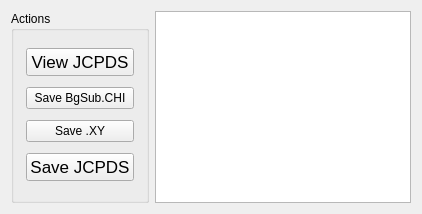
      <widget class="QWidget" name="mpltabOutput">
       <attribute name="title">
        <string>Output</string>
       </attribute>
       <layout class="QGridLayout" name="gridLayout_2">
        <item row="0" column="2" rowspan="3">
         <widget class="QPlainTextEdit" name="mplplainTextEdit_ViewJCPDS">
          <property name="sizePolicy">
           <sizepolicy hsizetype="Expanding" vsizetype="Fixed">
            <horstretch>0</horstretch>
            <verstretch>0</verstretch>
           </sizepolicy>
          </property>
         </widget>
        </item>
        <item row="0" column="0" rowspan="3">
         <widget class="QGroupBox" name="groupBox_12">
          <property name="sizePolicy">
           <sizepolicy hsizetype="Minimum" vsizetype="Preferred">
            <horstretch>0</horstretch>
            <verstretch>0</verstretch>
           </sizepolicy>
          </property>
          <property name="maximumSize">
           <size>
            <width>150</width>
            <height>16777215</height>
           </size>
          </property>
          <property name="title">
           <string>Actions</string>
          </property>
          <layout class="QVBoxLayout" name="verticalLayout_8">
           <property name="margin">
            <number>12</number>
           </property>
           <item>
            <widget class="QPushButton" name="mplpushButton_ViewJCPDS">
             <property name="sizePolicy">
              <sizepolicy hsizetype="Expanding" vsizetype="Fixed">
               <horstretch>0</horstretch>
               <verstretch>0</verstretch>
              </sizepolicy>
             </property>
             <property name="font">
              <font>
               <family>Helvetica</family>
               <pointsize>13</pointsize>
               <weight>50</weight>
               <italic>false</italic>
               <bold>false</bold>
              </font>
             </property>
             <property name="text">
              <string>View JCPDS</string>
             </property>
            </widget>
           </item>
           <item>
            <widget class="QPushButton" name="mplpushButton_SaveCHI">
             <property name="text">
              <string>Save BgSub.CHI</string>
             </property>
            </widget>
           </item>
           <item>
            <widget class="QPushButton" name="mplpushButton_SaveXY">
             <property name="text">
              <string>Save .XY</string>
             </property>
            </widget>
           </item>
           <item>
            <widget class="QPushButton" name="mplpushButton_SaveJCPDS">
             <property name="sizePolicy">
              <sizepolicy hsizetype="Expanding" vsizetype="Fixed">
               <horstretch>0</horstretch>
               <verstretch>0</verstretch>
              </sizepolicy>
             </property>
             <property name="font">
              <font>
               <family>Helvetica</family>
               <pointsize>13</pointsize>
               <weight>50</weight>
               <italic>false</italic>
               <bold>false</bold>
              </font>
             </property>
             <property name="text">
              <string>Save JCPDS</string>
             </property>
            </widget>
           </item>
          </layout>
         </widget>
        </item>
       </layout>
      </widget>
